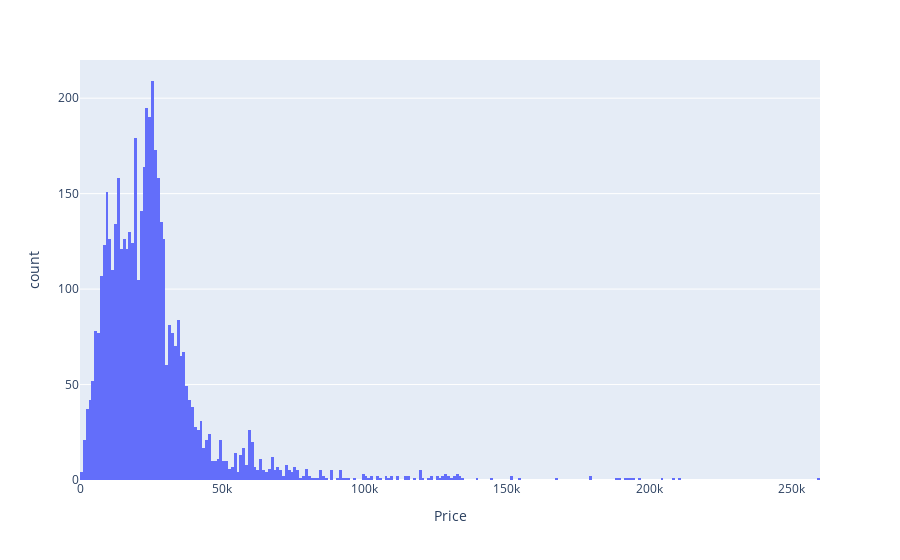

The cell this chart's notebook holds for it:
### Code cell
df = table["Price"]
fig = px.histogram(df, x="Price", nbins=500)
fig.show()

### Figure 1 — Plotly figure (JSON) as saved in the notebook; plotly's stock layout.template omitted (floating-point values rounded to 4 significant figures; data arrays with more than 128 entries replaced by an {"elided": "..."} marker saying what was removed)
{"data": [{"alignmentgroup": "True", "bingroup": "x", "hovertemplate": "Price=%{x}<br>count=%{y}<extra></extra>", "legendgroup": "", "marker": {"color": "#636efa", "pattern": {"shape": ""}}, "name": "", "nbinsx": 500, "offsetgroup": "", "orientation": "v", "showlegend": false, "type": "histogram", "x": {"elided": "4843 mixed values"}, "xaxis": "x", "yaxis": "y"}], "layout": {"barmode": "relative", "legend": {"tracegroupgap": 0}, "margin": {"t": 60}, "xaxis": {"anchor": "y", "domain": [0, 1], "title": {"text": "Price"}}, "yaxis": {"anchor": "x", "domain": [0, 1], "title": {"text": "count"}}}}
